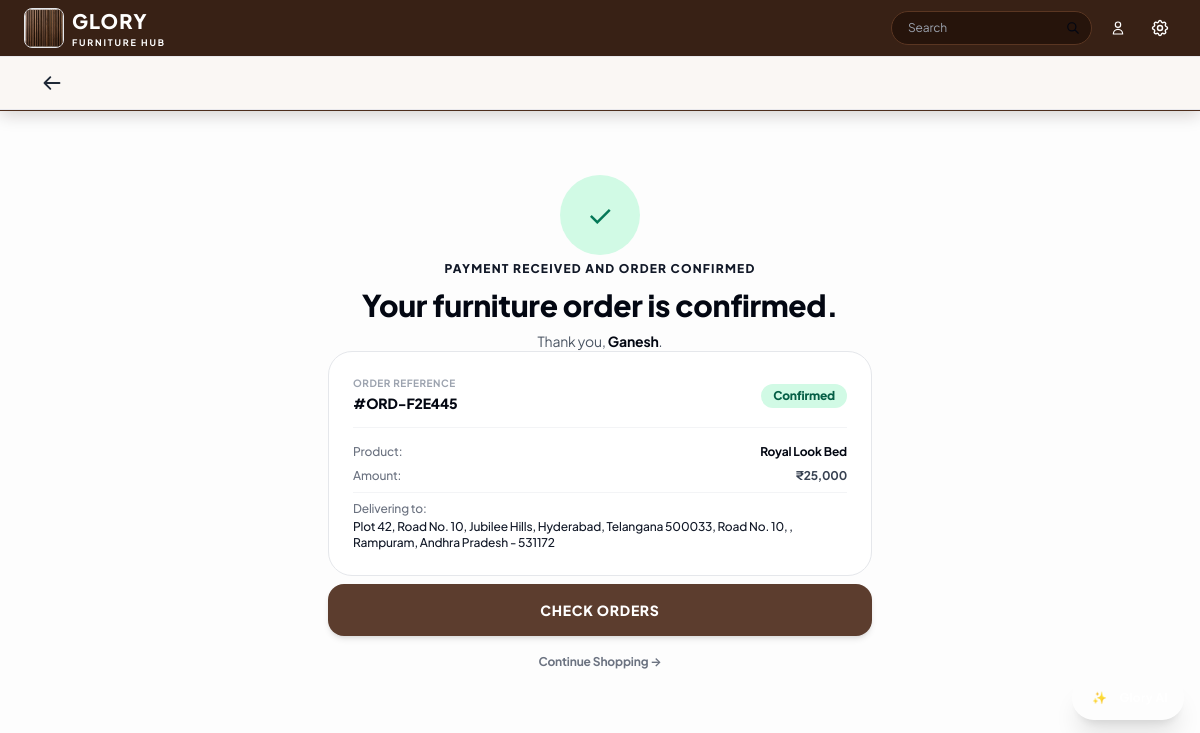
Page /booking-confirmation/28/ (signed in) on the committed database.
### apps/bookings/models.py (models this page shows, shortened)
class Booking(models.Model):
    CONSULTATION_TYPES = [
        ('Showroom Visit', 'Showroom Visit (Banjara Hills / Kukatpally)'),
        ('Video Consultation', 'Live Video Design Consultation'),
        ('In-Home Site Measurement', 'Master Artisan In-Home Measurement'),
        ('Product Order & In-Home Delivery', 'Product Order & In-Home Delivery'),
    ]
    STATUS_CHOICES = [
        ('Confirmed', 'Confirmed'),
        ('Scheduled', 'Scheduled'),
        ('In Review', 'In Review'),
        ('Payment Pending', 'Payment Pending'),
        ('Completed', 'Completed'),
        ('Cancelled', 'Cancelled'),
    ]
    booking_id = models.CharField(max_length=50, unique=True, blank=True)
    customer_name = models.CharField(max_length=150)
    email = models.EmailField()
    phone = models.CharField(max_length=25)
    consultation_type = models.CharField(max_length=80, choices=CONSULTATION_TYPES, default='Showroom Visit')
    preferred_date = models.DateField()
    time_slot = models.CharField(max_length=80, default='10:00 AM - 11:30 AM')
    wood_preference = models.CharField(max_length=120, default='Pure Grade-A Burma Teak')
    address = models.TextField(blank=True, default='')
    notes = models.TextField(blank=True, default='')
    status = models.CharField(max_length=50, choices=STATUS_CHOICES, default='Confirmed')
    created_at = models.DateTimeField(auto_now_add=True)
    class Meta:
        ordering = ['-created_at']

class Order(models.Model):
    PLAN_CHOICES = [
        ('FULL_PAYMENT', 'Full Payment'),
        ('THREE_INSTALLMENTS', 'Three Installments'),
    ]
    STATUS_CHOICES = [
        ('PENDING_PAYMENT', 'Pending Payment'),
        ('PARTIALLY_PAID', 'Partially Paid'),
        ('FULLY_PAID', 'Fully Paid'),
        ('PROCESSING', 'Processing'),
        ('SHIPPED', 'Shipped'),
        ('DELIVERED', 'Delivered'),
        ('CANCELLED', 'Cancelled'),
    ]
    PAYMENT_STATUS_CHOICES = [
        ('PENDING', 'Pending'),
        ('PROCESSING', 'Processing'),
        ('PARTIALLY_PAID', 'Partially Paid'),
        ('FULLY_PAID', 'Fully Paid'),
        ('FAILED', 'Failed'),
        ('REFUNDED', 'Refunded'),
    ]
    FULFILLMENT_STATUS_CHOICES = [
        ('CONFIRMED', 'CONFIRMED'),
        ('IN_PRODUCTION', 'IN_PRODUCTION'),
        ('SHIPPED', 'SHIPPED'),
        ('OUT_FOR_DELIVERY', 'OUT_FOR_DELIVERY'),
        ('DELIVERED', 'DELIVERED'),
    ]
    order_number = models.CharField(max_length=50, unique=True, blank=True)
    booking = models.ForeignKey(Booking, on_delete=models.SET_NULL, null=True, blank=True, related_name='orders')
    user = models.ForeignKey(User, on_delete=models.SET_NULL, null=True, blank=True, related_name='orders')
    customer_name = models.CharField(max_length=150)
    email = models.EmailField()
    phone = models.CharField(max_length=25)
    shipping_address = models.TextField(blank=True, default='')
    product = models.ForeignKey('store.Product', on_delete=models.SET_NULL, null=True, blank=True, related_name='orders')
    product_name = models.CharField(max_length=250)
    selected_size = models.CharField(max_length=100, default='Standard')
    selected_wood = models.CharField(max_length=120, default='Pure Grade-A Burma Teak')
    custom_measurements = models.CharField(max_length=255, blank=True, default='', help_text="Custom product measurements provided by customer (Length x Width x Height)")
    quantity = models.PositiveIntegerField(default=1)
    unit_price = models.DecimalField(max_digits=12, decimal_places=2)
    total_amount = models.DecimalField(max_digits=12, decimal_places=2)
    paid_amount = models.DecimalField(max_digits=12, decimal_places=2, default=0.00)
    remaining_amount = models.DecimalField(max_digits=12, decimal_places=2)
    refunded_amount = models.DecimalField(max_digits=12, decimal_places=2, default=Decimal('0.00'))
    payment_plan = models.CharField(max_length=50, choices=PLAN_CHOICES, default='FULL_PAYMENT')
    payment_type = models.CharField(max_length=20, choices=[('FULL', 'Full Payment'), ('INSTALLMENT', 'Installment Payment')], default='FULL')
    plan_name = models.CharField(max_length=120, default='Full Payment', blank=True)
    installment_plan_snapshot = models.JSONField(default=dict, blank=True, help_text="Snapshot of the chosen installment plan schedule")
    next_due_date = models.DateField(null=True, blank=True)
    payment_status = models.CharField(max_length=30, choices=PAYMENT_STATUS_CHOICES, default='PENDING', db_index=True)
    fulfillment_status = models.CharField(max_length=30, choices=FULFILLMENT_STATUS_CHOICES, default='CONFIRMED', db_index=True)
    order_status = models.CharField(max_length=30, choices=STATUS_CHOICES, default='PENDING_PAYMENT')
    created_at = models.DateTimeField(auto_now_add=True)
    updated_at = models.DateTimeField(auto_now=True)
    class Meta:
        ordering = ['-created_at']

### apps/bookings/views.py (the view, shortened to what this page needs)
# urls.py: path('booking-confirmation/<str:booking_id>/', views.booking_confirmation_view, name='booking_confirmation'),
def booking_confirmation_view(request, booking_id):
    booking = Booking.objects.filter(booking_id=booking_id).first()
    order = None
    if booking:
        order = Order.objects.filter(booking=booking).first()
    else:
        order = Order.objects.filter(order_number=booking_id).first()
        if not order and str(booking_id).isdigit():
            order = Order.objects.filter(id=int(booking_id)).first()
        if order:
            booking = order.booking
    if not booking and not order:
        return redirect('orders')
    if order and not OrderAccessControl.check_order_access(request, order):
        return HttpResponseForbidden("Access Denied: You do not have permission to view this booking confirmation.")
    customer_name = (booking.customer_name if booking else '') or (order.customer_name if order else '') or 'Valued Patron'
    order_number = (order.order_number if order else '') or (booking.booking_id if booking else '')
    product_name = (order.product_name if order else '') or (booking.product_name if booking else '') or "Handcrafted Teak Furniture"
    formatted_total = f"₹{int(order.total_amount):,}" if (order and order.total_amount) else "100% Paid"
    shipping_addr = (order.shipping_address if order else '') or (booking.address if booking else '')
    utr_number = request.session.get('last_payment_utr')
    if not utr_number and order:
        tx = order.transactions.filter(gateway='WordPress UPI Gateway').last()
        if tx and tx.gateway_payment_id and tx.gateway_payment_id.startswith('UTR-'):
            utr_number = tx.gateway_payment_id.replace('UTR-', '')
    return render(request, 'bookings/booking_confirmation.html', {
        'booking': booking,
        'order': order,
        'customer_name': customer_name,
        'order_number': order_number,
        'product_name': product_name,
        'formatted_total': formatted_total,
        'shipping_address': shipping_addr,
        'utr_number': utr_number,
    })

### apps/accounts/models.py (called while the page is built)
    @property
    def is_admin(self):
        return self.role == 'admin'

### apps/bookings/services.py (called while the page is built, shortened)
    @staticmethod
    def check_order_access(request, order):
        if not order:
            return False
        if request.user.is_authenticated and (request.user.is_staff or request.user.is_superuser or (getattr(request.user, 'profile', None) and request.user.profile.is_admin)):
            return True
        if request.session.get('glory_role') == 'admin':
            return True
        if request.user.is_authenticated:
            if order.user_id:
                return order.user_id == request.user.id
            if request.user.email and order.email and request.user.email.strip().lower() == order.email.strip().lower():
                order.user = request.user
                order.save(update_fields=['user'])
                return True
            return False

### apps/core/models.py (called while the page is built)
    @classmethod
    def get_settings(cls):
        settings, _ = cls.objects.get_or_create(id=1)
        return settings

### templates/bookings/booking_confirmation.html (shortened to what this page needs)
{% extends 'base.html' %}
{% load static %}
{% block content %}
<div class="w-full max-w-xl mx-auto px-4 py-16 text-center space-y-7 selection:bg-[#5C3D2E] selection:text-white">
  <div class="w-20 h-20 rounded-full bg-emerald-100 text-emerald-700 flex items-center justify-center text-3xl mx-auto shadow-xs">
    ✓
  </div>
  <div class="space-y-2">
    <span class="text-xs font-black uppercase tracking-widest text-[#5C3D2E]">Payment received and order confirmed</span>
    <h1 class="text-2xl sm:text-3xl font-black text-gray-950">
      Your furniture order is confirmed.
    </h1>
    <p class="text-sm text-gray-600">
      Thank you, <strong class="text-gray-950">{% if customer_name %}{{ customer_name }}{% elif order and order.customer_name %}{{ order.customer_name }}{% elif booking and booking.customer_name %}{{ booking.customer_name }}{% else %}Valued Patron{% endif %}</strong>.
    </p>
  </div>
  <div class="bg-white rounded-3xl p-6 sm:p-7 border border-[#E2D8CC] shadow-xs text-left space-y-4">
    <div class="flex items-center justify-between pb-3 border-b border-gray-100">
      <div>
        <span class="text-[10px] text-gray-400 font-bold uppercase tracking-wider block">Order Reference</span>
        <span class="text-sm font-black text-gray-950">#{% if order and order.order_number %}{{ order.order_number }}{% elif order_number %}{{ order_number }}{% elif booking and booking.booking_id %}{{ booking.booking_id }}{% else %}N/A{% endif %}</span>
      </div>
      <span class="px-3 py-1 rounded-full bg-emerald-100 text-emerald-800 text-xs font-black">
        Confirmed
      </span>
    </div>
    <div class="space-y-2 text-xs">
      <div class="flex justify-between items-center text-gray-700">
        <span class="font-medium text-gray-500">Product:</span>
        <span class="font-bold text-gray-950 text-right">{% if order and order.product_name %}{{ order.product_name }}{% elif product_name %}{{ product_name }}{% else %}Handcrafted Teak Furniture{% endif %}</span>
      </div>
      <div class="flex justify-between items-center text-gray-700">
        <span class="font-medium text-gray-500">Amount:</span>
        <span class="font-bold text-[#5C3D2E]">{% if formatted_total %}{{ formatted_total }}{% elif order and order.formatted_total %}{{ order.formatted_total }}{% else %}100% Paid{% endif %}</span>
      </div>
      {% if shipping_address %}
      <div class="pt-2 border-t border-gray-100 text-gray-700">
        <span class="font-medium text-gray-500 block mb-0.5">Delivering to:</span>
        <p class="font-medium text-gray-900">{{ shipping_address }}</p>
      </div>
      {% elif order and order.shipping_address %}
      <div class="pt-2 border-t border-gray-100 text-gray-700">
        <span class="font-medium text-gray-500 block mb-0.5">Delivering to:</span>
        <p class="font-medium text-gray-900">{{ order.shipping_address }}</p>
      </div>
      {% elif booking and booking.address %}
      <div class="pt-2 border-t border-gray-100 text-gray-700">
        <span class="font-medium text-gray-500 block mb-0.5">Delivering to:</span>
        <p class="font-medium text-gray-900">{{ booking.address }}</p>
      </div>
      {% endif %}
    </div>
  </div>
  <div class="pt-2 space-y-3">
    <a href="{% url 'orders' %}"
       class="inline-flex items-center justify-center w-full sm:w-auto px-8 py-4 rounded-2xl text-sm font-black tracking-wider uppercase text-white shadow-md hover:shadow-lg active-tap transition-all"
       style="background: #5C3D2E;">
      Check Orders
    </a>
    <div>
      <a href="{% url 'catalog' %}" class="text-xs font-bold text-gray-500 hover:text-gray-900 transition-colors">
        Continue Shopping →
      </a>
    </div>
  </div>
</div>
{% endblock %}

### templates/base.html (style rules this page uses)
body { font-family: 'Plus Jakarta Sans', system-ui, -apple-system, BlinkMacSystemFont, sans-serif; background-color: #FDFDFD; color: #1E1E1E; -webkit-font-smoothing: antialiased; -moz-osx-font-smoothing: grayscale; letter-spacing: -0.01em; }

### rows in the picture
Booking: customer_name "Ganesh"
Order: order_number "ORD-F2E445", product_name "Royal Look Bed", shipping_address "Plot 42, Road No. 10, Jubilee Hills, Hyderabad, Telangana 500033, Road No. 10, , Rampuram, Andhra Pradesh - 531172"
